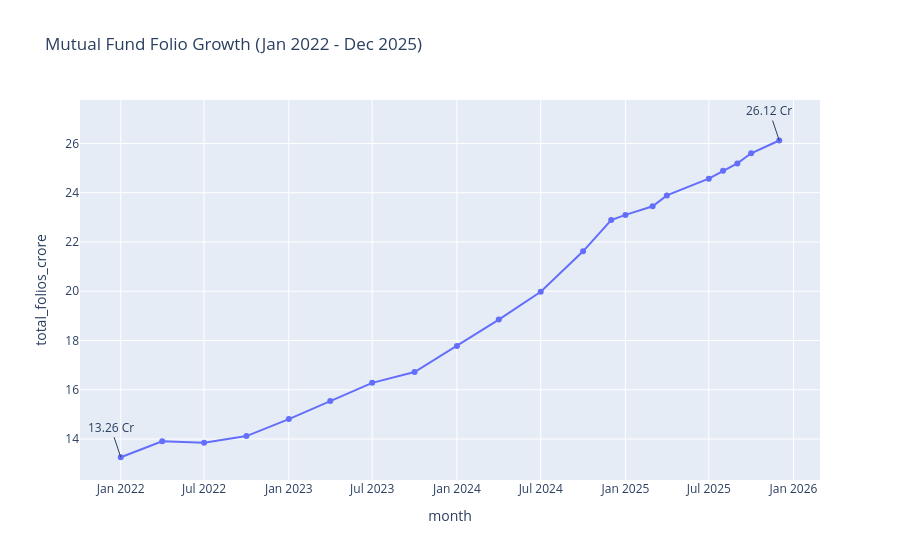

The cell this chart's notebook holds for it:
### Code cell
fig = px.line(
    folio,
    x='month',
    y='total_folios_crore',
    title='Mutual Fund Folio Growth (Jan 2022 - Dec 2025)',
    markers=True
)

fig.add_annotation(
    x='2022-01-01',
    y=13.26,
    text='13.26 Cr',
    showarrow=True
)

fig.add_annotation(
    x='2025-12-01',
    y=26.12,
    text='26.12 Cr',
    showarrow=True
)

fig.show()

fig.write_image("../reports/folio_growth_chart2.png")

### Figure 1 — Plotly figure (JSON) as saved in the notebook; plotly's stock layout.template omitted (floating-point values rounded to 4 significant figures)
{"data": [{"hovertemplate": "month=%{x}<br>total_folios_crore=%{y}<extra></extra>", "legendgroup": "", "line": {"color": "#636efa", "dash": "solid"}, "marker": {"symbol": "circle"}, "mode": "lines+markers", "name": "", "orientation": "v", "showlegend": false, "type": "scatter", "x": ["2022-01-01T00:00:00", "2022-04-01T00:00:00", "2022-07-01T00:00:00", "2022-10-01T00:00:00", "2023-01-01T00:00:00", "2023-04-01T00:00:00", "2023-07-01T00:00:00", "2023-10-01T00:00:00", "2024-01-01T00:00:00", "2024-04-01T00:00:00", "2024-07-01T00:00:00", "2024-10-01T00:00:00", "2024-12-01T00:00:00", "2025-01-01T00:00:00", "2025-03-01T00:00:00", "2025-04-01T00:00:00", "2025-07-01T00:00:00", "2025-08-01T00:00:00", "2025-09-01T00:00:00", "2025-10-01T00:00:00", "2025-12-01T00:00:00"], "xaxis": "x", "y": [13.26, 13.91, 13.85, 14.12, 14.81, 15.54, 16.28, 16.72, 17.78, 18.85, 19.98, 21.62, 22.89, 23.1, 23.45, 23.89, 24.57, 24.89, 25.19, 25.6, 26.12], "yaxis": "y"}], "layout": {"annotations": [{"showarrow": true, "text": "13.26 Cr", "x": "2022-01-01", "y": 13.26}, {"showarrow": true, "text": "26.12 Cr", "x": "2025-12-01", "y": 26.12}], "legend": {"tracegroupgap": 0}, "title": {"text": "Mutual Fund Folio Growth (Jan 2022 - Dec 2025)"}, "xaxis": {"anchor": "y", "domain": [0, 1], "title": {"text": "month"}}, "yaxis": {"anchor": "x", "domain": [0, 1], "title": {"text": "total_folios_crore"}}}}
